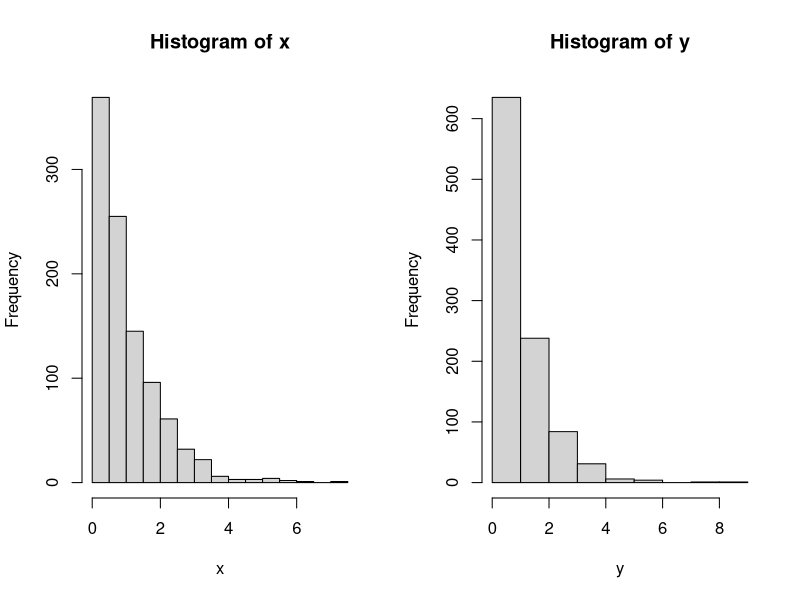
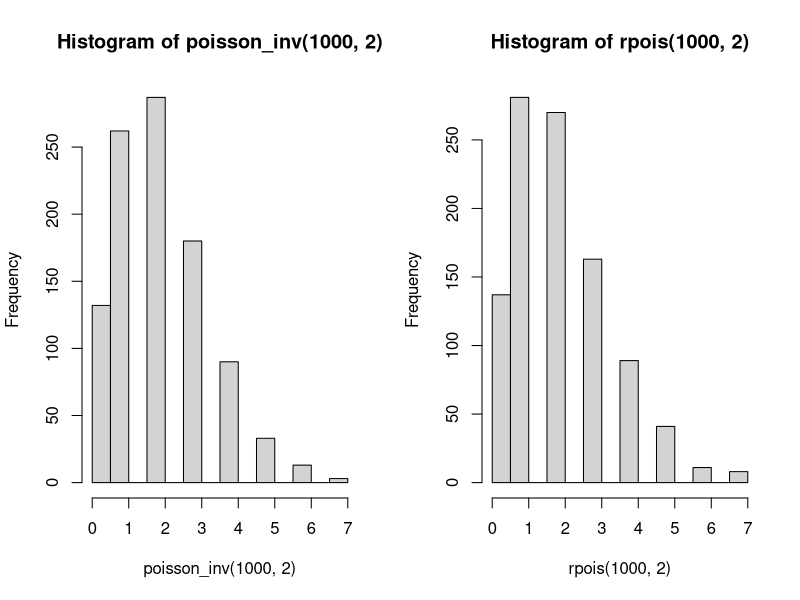
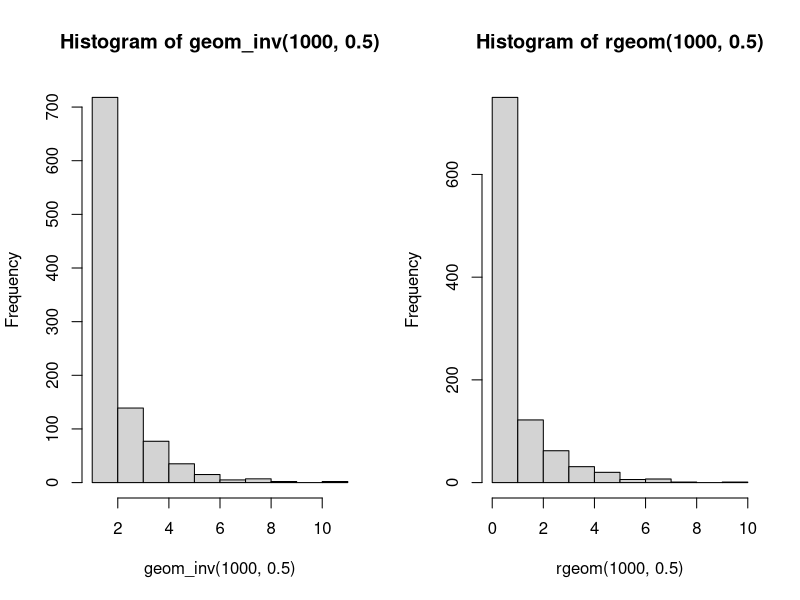

These charts were generated, in order, by the following R code:
#####################################################
########### Inverse transformation method ###########
#####################################################

# Case1: Exponential 

exponential_inv <- function(n, lambda){
  
  U <- runif(n)
  X <- -(1/lambda)*log(1-U)
  return(X)
}

x <- exponential_inv(1000,1)

y <- rexp(1000, rate=1)

par(mfrow=c(1,2))
hist(x)
hist(y)


#########################################################################
# Case2: Bernoulli

bernoulli_inv <- function(n,p){
  
  U <- runif(n)
  X <- ifelse(U <= 1-p, 0, 1)
  return(X)
}

#########################################################################
# Case3: Binomial

 
binomial_inv <- function(gen, n, p){
 
  # gen: number of random numbers to generate
  # n: total number of trial
  # p: probability
  
  random_numbers <- runif(gen, 0, 1)
  cdf <- pbinom(0:n, n, p)
  
  binom_num <- cut(random_numbers, breaks=c(0, cdf), labels=0:n)
  binom_num <- as.numeric(as.character(binom_num))
  
  return(binom_num)
}

binomial_inv(100, 5, .2)


### Or, in a more efficient way (Professor's code)

n <- 5
p <- 0.2
Fx <- pbinom(0:n, n, p)

X <- NULL
for (i in 1:100){
  U <- runif(1)
  X <- c(X, sum(Fx < U))
}


########################################################################
# Case 4: Poisson

poisson_inv <- function(gen, lambda){
  
  random_numbers <- vector('numeric', gen)

  for (i in 1:gen){
    
    unif <- runif(1, 0, 1)
    cnt <- 0
    cdf <- dpois(0, lambda)
    next_p <- cdf
    
    while(1){
      
      if(unif <= cdf){
        random_numbers[i] <- cnt
        break
      }
      
      else{
        next_p <- (lambda/(cnt+1))*next_p
        cdf <- cdf + next_p
        cnt <- cnt+1
      }
    }
  }
  
  return(random_numbers)
}



mean(poisson_inv(1000, 2))

par(mfrow=c(1,2))
hist(poisson_inv(1000,2))
hist(rpois(1000, 2))


########################################################################
# Case 5: Geometric

geom_inv <- function(gen, p){
  
  random_numbers = vector('numeric', gen)
  
  for (i in 1:gen){
     
    unif <- runif(1, 0, 1)
    random_numbers[i] <- floor(log(unif)/log(1-p))+1
    
  }
  
  return(random_numbers)
}

geom_inv(1000, 0.5)
par(mfrow=c(1,2))
hist(geom_inv(1000, 0.5))
hist(rgeom(1000, 0.5))
mean(geom_inv(1000, 0.5))